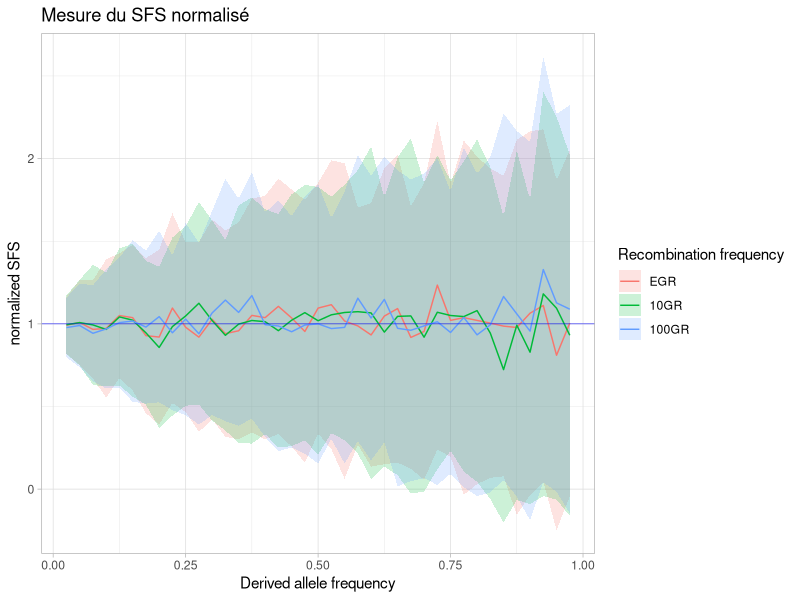

Source code (R):
#!/usr/bin/env Rscript

## Author : Louis OLLIVIER ~ louis.ollivier@etu.univ-rouen.fr 
## Université Paris-Saclay
## Lab : LISN ~ UMR9015 ~ BIOINFO team 

###### Package initialization  ----------------------------------------

if (!require('tidyverse', quietly = T)) install.packages('tidyverse');
library(tidyverse)

###### Data upload and formatting ----------------------------------------

rm(list=ls()) 

freq = c(1/40,2/40,3/40,4/40,5/40,6/40,7/40,8/40,9/40,10/40,11/40,12/40,13/40,14/40,15/40,16/40,17/40,18/40,19/40,20/40,21/40,22/40,23/40,24/40,25/40,26/40,27/40,28/40,29/40,30/40,31/40,32/40,33/40,34/40,35/40,36/40,37/40,38/40,39/40)

data_EGR_neutral = read_csv("normSFS_EGR_neutral.csv",col_names = F)

mean = apply(data_EGR_neutral, 2, mean)
sd = apply(data_EGR_neutral, 2, sd)
ymin = mean-sd
ymax = mean+sd

EGR_neutral = data.frame(freq,mean,ymin,ymax) %>%
  add_column(submodel="EGR", .before=1)
EGR_neutral

rm(data_EGR_neutral)

data_10GR_neutral = read_csv("normSFS_10GR_neutral.csv",col_names = F)

mean = apply(data_10GR_neutral, 2, mean)
sd = apply(data_10GR_neutral, 2, sd)
ymin = mean-sd
ymax = mean+sd

r10GR_neutral = data.frame(freq,mean,ymin,ymax) %>%
  add_column(submodel="10GR", .before=1)
r10GR_neutral

rm(data_10GR_neutral)

data_100GR_neutral = read_csv("normSFS_100GR_neutral.csv",col_names = F)

mean = apply(data_100GR_neutral, 2, mean)
sd = apply(data_100GR_neutral, 2, sd)
ymin = mean-sd
ymax = mean+sd

r100GR_neutral = data.frame(freq,mean,ymin,ymax) %>%
  add_column(submodel="100GR", .before=1)
r100GR_neutral

rm(data_100GR_neutral)
rm(mean,sd,ymin,ymax,freq)

norm_SFS_data = bind_rows(EGR_neutral,r10GR_neutral,r100GR_neutral) %>%
  as_tibble()
norm_SFS_data

rm(EGR_neutral,r10GR_neutral,r100GR_neutral)

norm_SFS_data$submodel <- factor(norm_SFS_data$submodel , levels=c("EGR", "10GR","100GR"))

###### Plot : normalized SFS for each frequency for each submodel ----------------------------------------

SFSnorm = ggplot(norm_SFS_data, aes(x = freq, y = mean, group=submodel, fill=submodel)) +
  geom_ribbon(aes(ymin=ymin, ymax=ymax),alpha=0.2) +
  geom_line(aes(color = factor(submodel))) +
  geom_hline(yintercept=1, color="blue",size=0.2) +
  labs(title="Mesure du SFS normalisé",
       x = "Derived allele frequency",
       y = "normalized SFS",
       color="Recombination frequency",
       fill="Recombination frequency",
       linetype="Recombination frequency") + 
  theme_light() 
ggsave("SFSnorm.pdf") 
SFSnorm

rm(list=ls())
